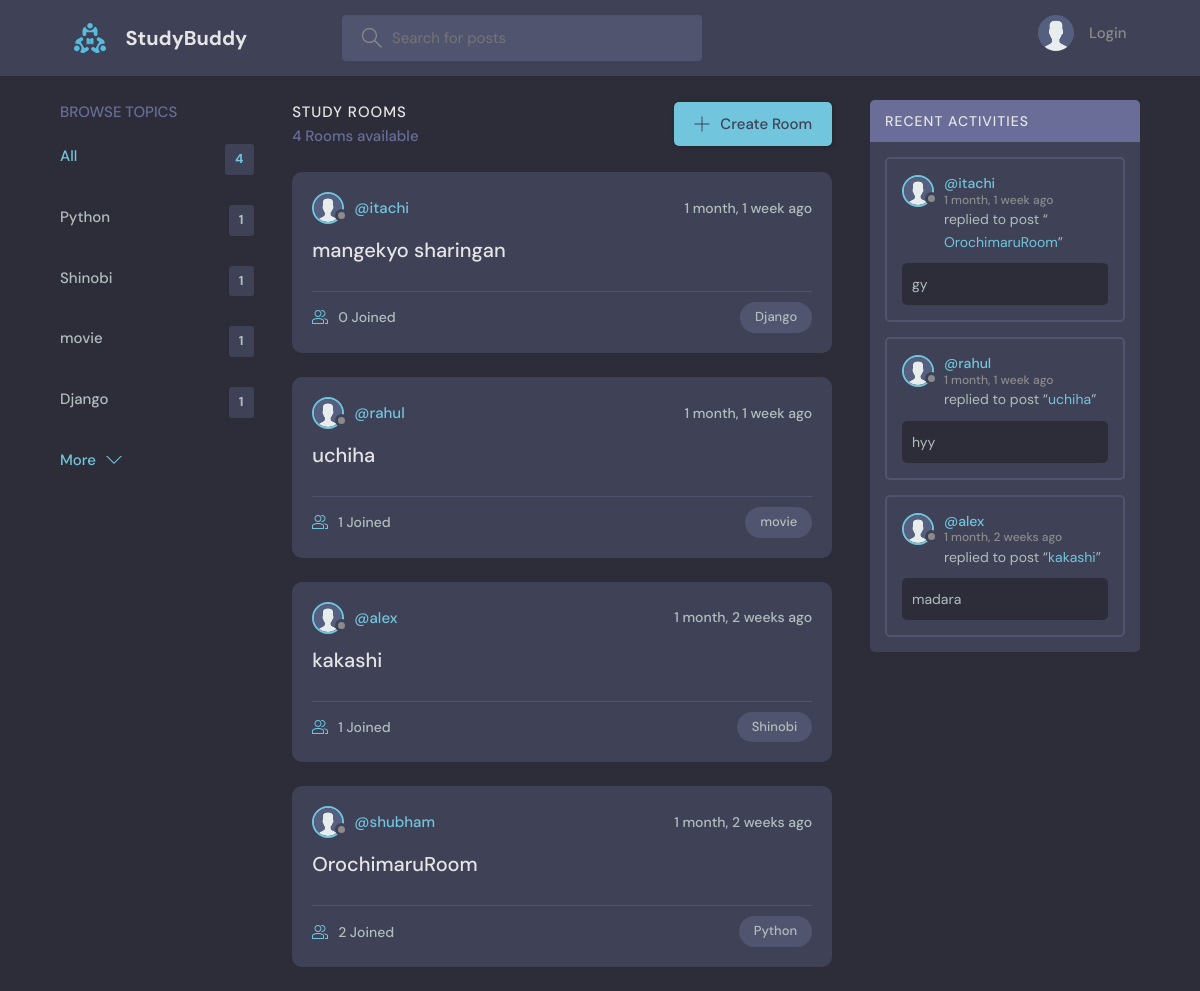
The page / on the database its author committed.
### base/models.py (models this page shows, shortened)
class Topic(models.Model):
    name = models.CharField(max_length=200)

class Room(models.Model):
    host = models.ForeignKey(User, on_delete=models.SET_NULL, null=True)
    topic = models.ForeignKey(Topic, on_delete=models.SET_NULL, null=True)
    name = models.CharField(max_length=200)
    description = models.TextField(null=True, blank=True)
    participants = models.ManyToManyField(
        User, related_name='participants', blank=True)
    updated = models.DateTimeField(auto_now=True)
    created = models.DateTimeField(auto_now_add=True)
    class Meta:
        ordering = ['-updated', '-created']
    def __str__(self):
        return self.name

class User(AbstractUser):
    name = models.CharField(max_length=200, null=True)
    email = models.EmailField(unique=True, null=True)
    bio = models.TextField(null=True)
    avatar = models.ImageField(null=True, default="avatar.svg")
    USERNAME_FIELD = 'email'
    REQUIRED_FIELDS = []

class Message(models.Model):
    user = models.ForeignKey(User, on_delete=models.CASCADE)
    room = models.ForeignKey(Room, on_delete=models.CASCADE)
    body = models.TextField()
    updated = models.DateTimeField(auto_now=True)
    created = models.DateTimeField(auto_now_add=True)
    class Meta:
        ordering = ['-updated', '-created']

### base/views.py (the view)
# urls.py: path('', views.home, name="home"),
def home(request):
    q = request.GET.get('q') if request.GET.get('q') != None else ''
    rooms = Room.objects.filter(
        Q(topic__name__icontains=q) |
        Q(name__icontains=q) |
        Q(description__icontains=q)
    )
    topics = Topic.objects.all()[0:5]
    room_count = rooms.count()
    room_messages = Message.objects.filter(
        Q(room__topic__name__icontains=q))[0:3]
    context = {'rooms': rooms, 'topics': topics,
               'room_count': room_count, 'room_messages': room_messages}
    return render(request, 'base/home.html', context)

### base/templates/base/home.html (shortened to what this page needs)
{% extends 'main.html' %}
{% block content %}
<main class="layout layout--3">
  <div class="container">
    {% include 'base/topics_component.html' %}
    <div class="roomList">
      <div class="roomList__header">
        <div>
          <h2>Study Rooms</h2>
          <p>{{room_count}} Rooms available</p>
        </div>
        <a class="btn btn--main" href="{% url 'create-room' %}">
          <svg version="1.1" xmlns="http://www.w3.org/2000/svg" width="32" height="32" viewBox="0 0 32 32">
            <title>add</title>
            <path
              d="M16.943 0.943h-1.885v14.115h-14.115v1.885h14.115v14.115h1.885v-14.115h14.115v-1.885h-14.115v-14.115z">
            </path>
          </svg>
          Create Room
        </a>
      </div>
      {% include 'base/feed_component.html' %}
    </div>
    {% include 'base/activity_component.html' %}
  </div>
</main>
{% endblock %}

### base/templates/base/topics_component.html
<div class="topics">
    <div class="topics__header">
        <h2>Browse Topics</h2>
    </div>
    <ul class="topics__list">
        <li>
            <a href="{% url 'home' %}" class="active">All <span>{{topics.count}}</span></a>
        </li>
        {% for topic in topics %}
        <li>
            <a href="{% url 'home' %}?q={{topic.name}}">{{topic.name}}<span>{{topic.room_set.all.count}}</span></a>
        </li>
        {% endfor %}
    </ul>
    <a class="btn btn--link" href="{% url 'topics' %}">
        More
        <svg version="1.1" xmlns="http://www.w3.org/2000/svg" width="32" height="32" viewBox="0 0 32 32">
            <title>chevron-down</title>
            <path d="M16 21l-13-13h-3l16 16 16-16h-3l-13 13z"></path>
        </svg>
    </a>
</div>

### base/templates/base/feed_component.html (shortened to what this page needs)
{% for room in rooms %}
<div class="roomListRoom">
    <div class="roomListRoom__header">
        <a href="{% url 'user-profile' room.host.id %}" class="roomListRoom__author">
            <div class="avatar avatar--small">
                <img src="{{room.host.avatar.url}}" />
            </div>
            <span>@{{room.host.username}}</span>
        </a>
        <div class="roomListRoom__actions">
            <span>{{room.created|timesince}} ago</span>
        </div>
    </div>
    <div class="roomListRoom__content">
        <a href="{% url 'room' room.id %}">{{room.name}}</a>
    </div>
    <div class="roomListRoom__meta">
        <a href="{% url 'room' room.id %}" class="roomListRoom__joined">
            {{room.participants.all.count}} Joined
        </a>
        <p class="roomListRoom__topic">{{room.topic.name}}</p>
    </div>
</div>
{% endfor %}

### base/templates/base/activity_component.html (shortened to what this page needs)
<div class="activities">
    <div class="activities__header">
        <h2>Recent Activities</h2>
    </div>
    {% for message in room_messages %}
    <div class="activities__box">
        <div class="activities__boxHeader roomListRoom__header">
            <a href="{% url 'user-profile' message.user.id %}" class="roomListRoom__author">
                <div class="avatar avatar--small">
                    <img src="{{message.user.avatar.url}}" />
                </div>
                <p>
                    @{{message.user.username}}
                    <span>{{message.created|timesince}} ago</span>
                </p>
            </a>
        </div>
        <div class="activities__boxContent">
            <p>replied to post “<a href="{% url 'room' message.room.id %}">{{message.room}}</a>”</p>
            <div class="activities__boxRoomContent">{{message.body}}</div>
        </div>
    </div>
    {% endfor %}
</div>

### rows shown on the page
Topic: name "Python", room_set.all.count "1"
Topic: name "Shinobi", room_set.all.count "1"
Topic: name "movie", room_set.all.count "1"
Topic: name "Django", room_set.all.count "1"
Room: host.avatar (placeholder picture), host.username "itachi", created "1 month, 1 week", name "mangekyo sharingan", participants.all.count "0", topic.name "Django"
Room: host.avatar (placeholder picture), host.username "rahul", created "1 month, 1 week", name "uchiha", participants.all.count "1", topic.name "movie"
Room: host.avatar (placeholder picture), host.username "alex", created "1 month, 2 weeks", name "kakashi", participants.all.count "1", topic.name "Shinobi"
Room: host.avatar (placeholder picture), host.username "shubham", created "1 month, 2 weeks", name "OrochimaruRoom", participants.all.count "2", topic.name "Python"
Message: user.avatar (placeholder picture), user.username "itachi", created "1 month, 1 week", room "OrochimaruRoom", body "gy"
Message: user.avatar (placeholder picture), user.username "rahul", created "1 month, 1 week", room "uchiha", body "hyy"
Message: user.avatar (placeholder picture), user.username "alex", created "1 month, 2 weeks", room "kakashi", body "madara"

### other values the page prints
{{ topics.count }} "4"
{{ room_count }} "4"
